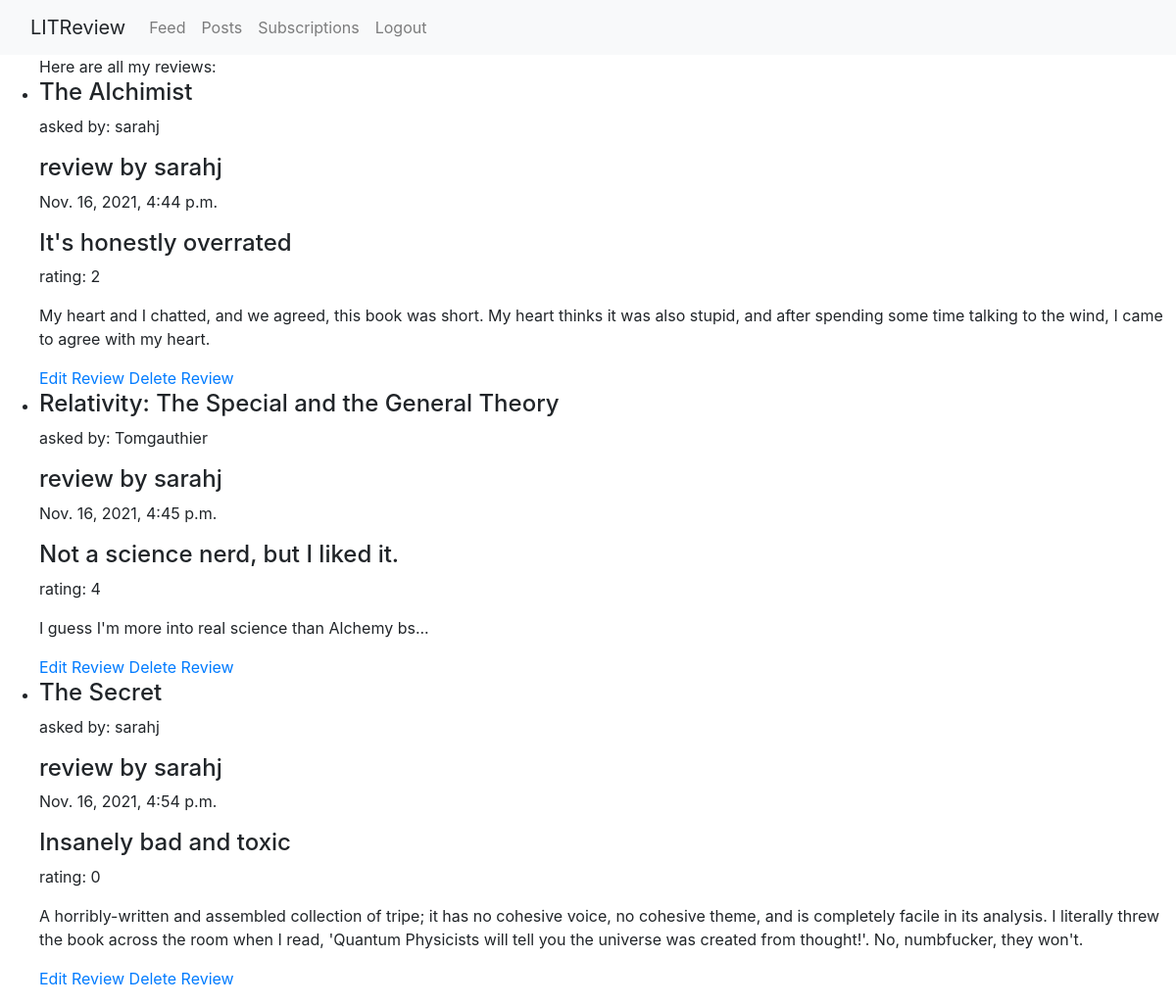
The page /my_reviews (signed in) on the database its author committed.
### webapp/models.py (models this page shows)
class Review(models.Model):
    ticket = models.ForeignKey(to=Ticket, on_delete=models.CASCADE)
    rating = models.PositiveSmallIntegerField(
        validators=[MinValueValidator(0), MaxValueValidator(5)])
    headline = models.CharField(max_length=128)
    body = models.CharField(max_length=8192, blank=True)
    user = models.ForeignKey(
        to=settings.AUTH_USER_MODEL, on_delete=models.CASCADE, blank=True)
    time_created = models.DateTimeField(auto_now_add=True)

class Ticket(models.Model):
    title = models.CharField(max_length=128, blank=True)
    description = models.TextField(max_length=2059, blank=True)
    user = models.ForeignKey(
        to=settings.AUTH_USER_MODEL, on_delete=models.CASCADE, blank=True)
    image = models.ImageField(upload_to='images/', null=True, blank=True)
    time_created = models.DateTimeField(auto_now_add=True)

### webapp/views.py (the view)
# urls.py: path('my_reviews', views.my_reviews, name='my_reviews'),
def my_reviews(request):
    user = request.user
    reviews = Review.objects.all().filter(user_id=user.id)
    return render(request, 'my_reviews.html', {'reviews': reviews})

### webapp/templates/my_reviews.html
{% extends "main.html" %}
{% block content %}
<ul>
  {% if reviews %}
    <span>Here are all my reviews:</span>
    {% for review in reviews  %}
      <li>
        <h4>{{review.ticket.title}}</h4>
        <p>asked by: {{review.ticket.user}}</p>
        <h4>review by {{review.user}}</h4>
        <p>{{review.time_created}}</p>
        <h4>{{review.headline}}</h4>
        <p>rating: {{review.rating}}</p>
        <p>{{review.body}}</p>
        <a href="{% url 'edit_review' review_id=review.id %}">Edit Review</a>
        <a href="{% url 'delete_review' review_id=review.id %}">Delete Review</a>
      </li>
    {% endfor %}
  {% else %}
      <span class="text-danger"> No review to show!</span>
  {% endif %}
</ul>
{% endblock content %}

### rows shown on the page
Review: ticket "The Alchimist", ticket.user "sarahj", user "sarahj", time_created "Nov. 16, 2021, 4:44 p.m.", headline "It's honestly overrated", rating "2", body "My heart and I chatted, and we agreed, this book was short. My heart thinks it was also stupid, and after spending some time talking to the wind, I came to agree with my heart."
Review: ticket "Relativity: The Special and the General Theory", ticket.user "Tomgauthier", user "sarahj", time_created "Nov. 16, 2021, 4:45 p.m.", headline "Not a science nerd, but I liked it.", rating "4", body "I guess I'm more into real science than Alchemy bs..."
Review: ticket "The Secret", ticket.user "sarahj", user "sarahj", time_created "Nov. 16, 2021, 4:54 p.m.", headline "Insanely bad and toxic", rating "0", body "A horribly-written and assembled collection of tripe; it has no cohesive voice, no cohesive theme, and is completely facile in its analysis. I literally threw the book across the room when I read, 'Quantum Physicists will tell you the universe was created from thought!'. No, numbfucker, they won't."
